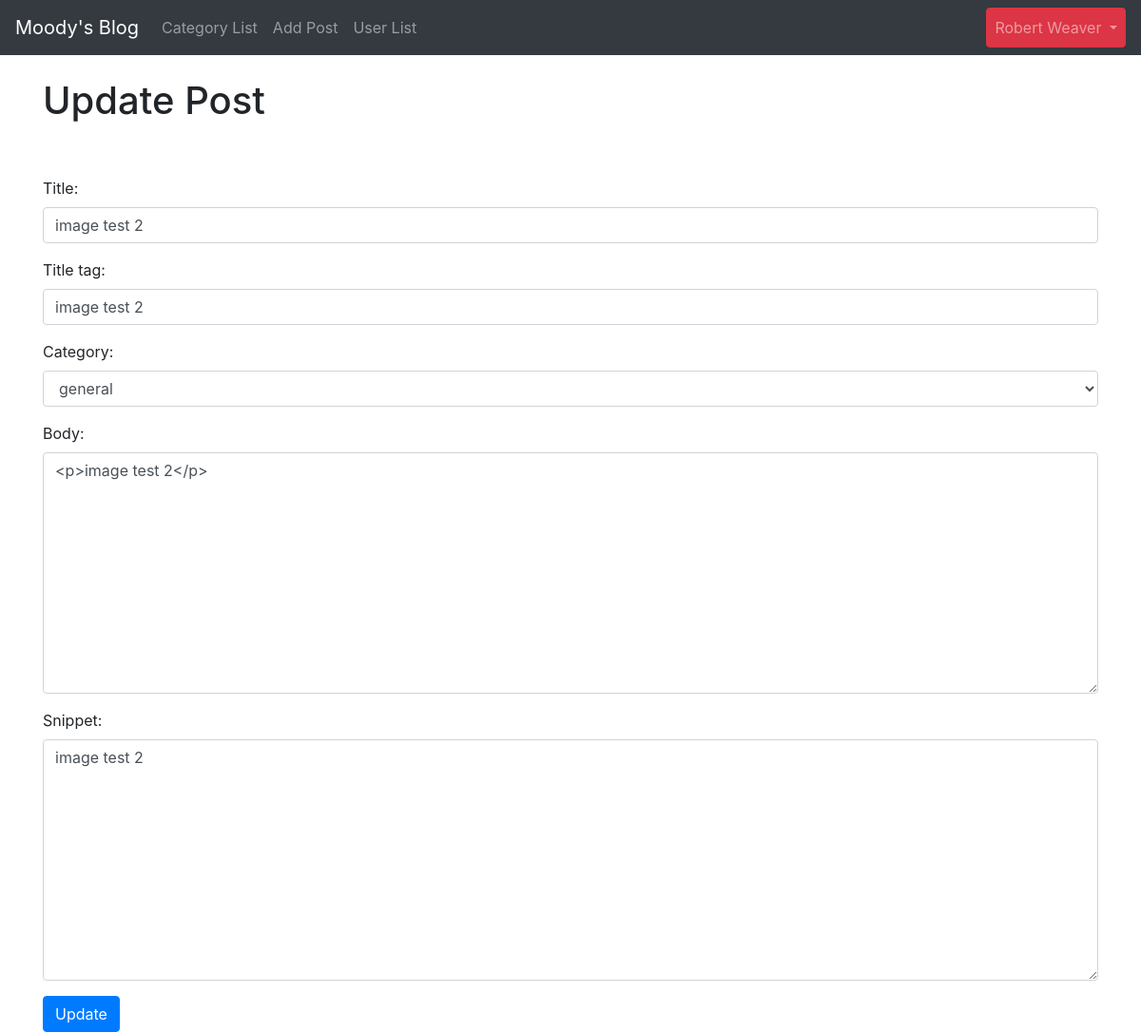
The app's page /article/edit/14 (signed in) with its own data.
### theblog/models.py (models this page shows, shortened)
class Post(models.Model):
    title = models.CharField(max_length=255, blank=True)
    header_image = models.ImageField(null=True, blank=True, upload_to='images/')
    title_tag = models.CharField(max_length=255)
    author = models.ForeignKey(User, on_delete=models.CASCADE)
    body = RichTextField(blank=True, null=True)
    post_date = models.DateField(auto_now_add=True)
    category = models.CharField(max_length=255, default='general')
    snippet = models.CharField(max_length=255)
    likes = models.ManyToManyField(User, related_name='blog_posts')

### theblog/views.py (the view)
# urls.py: path('article/edit/<int:pk>', UpdatePostView.as_view(), name="update_post"),
class UpdatePostView(UpdateView):
    model = Post
    form_class = EditForm
    template_name = 'update_post.html'

### theblog/forms.py
class EditForm(forms.ModelForm):
    class Meta:
        model = Post
        fields = ('title', 'title_tag','category', 'body', 'snippet')
        widgets = {
            'title': forms.TextInput(attrs={'class': 'form-control'}),
            'title_tag': forms.TextInput(attrs={'class': 'form-control'}),
            'category': forms.Select(choices=choice_list, attrs={'class': 'form-control'}),
            'body': forms.Textarea(attrs={'class': 'form-control'}),
            'snippet': forms.Textarea(attrs={'class': 'form-control'}),
        }

### theblog/templates/update_post.html (shortened to what this page needs)
{% extends 'base.html' %}
{% block content %}
{% if user.is_authenticated %}
    {% if user.id == post.author.id %}
        <h1>Update Post</h1>
        <br/><br/>
        <div class="form_group">
            <form method="POST">
                {{ form.as_p }}
                <button class="btn btn-primary">Update</button>
            </form>
        </div>
    {% else %}
        <h1>You are not the author of this post</h1>
    {% endif %}
{% else %}
    <h1>Please Login</h1>
{% endif %}
{% endblock %}

### theblog/templates/base.html (shortened to what this page needs)
<!doctype html>
{% load static %}
<html lang="en">
  <head>
    <link rel="stylesheet" href="https://stackpath.bootstrapcdn.com/bootstrap/4.4.1/css/bootstrap.min.css">
  </head>
  <body>
    <nav class="navbar navbar-expand-lg navbar-dark bg-dark">
      <a class="navbar-brand" href="{% url 'home' %}">Moody's Blog</a>
      <div class="collapse navbar-collapse" id="navbarSupportedContent">
        <ul class="navbar-nav mr-auto">
          {% if cat_menu %}
          <li class="nav-item dropdown">
            <a class="nav-link dropdown-toggle" href="#" id="navbarDropdown" role="button" data-toggle="dropdown" aria-haspopup="true" aria-expanded="false">
              Categories
            </a>
            <div class="dropdown-menu" aria-labelledby="navbarDropdown">
              {% for item in cat_menu %}
                <a class="dropdown-item" href="{% url 'category' item|slugify %}">{{ item }}</a>
              {% endfor %}
              <div class="dropdown-divider">
              </div>
              <a class="dropdown-item" href="{% url 'add_category' %}">Add Category</a>
            </div>
          </li>
          {% else %}
            <li class="nav-item">
              <a class="nav-link" href="{% url 'category-list' %}">Category List</a>
            </li>
          {% endif %}
          {% if user.is_authenticated %}
            <li class="nav-item">
              <a class="nav-link" href="{% url 'add_post' %}">Add Post</a>
            </li>
            {% if user.is_superuser %}
              <li class="nav-item">
                <a class="nav-link" href="{% url 'user_list' %}">User List</a>
              </li>
            {% endif %}
          {% endif %}
        </ul>
        {% if user.is_authenticated %}
          {% if user.profile.id %}
          <ul class="navbar-nav ml-auto">
            {% if user.is_superuser %}
              <li class="nav-item dropdown">
                <a class="nav-link dropdown-toggle btn btn-danger my-2 my-sm-0" href="#" id="navbarDropdown" role="button" data-toggle="dropdown" aria-haspopup="true" aria-expanded="false">
                  {{ user.first_name }} {{ user.last_name }}
                </a>
            {% else %}
                <li class="nav-item dropdown">
                  <a class="nav-link dropdown-toggle" href="#" id="navbarDropdown" role="button" data-toggle="dropdown" aria-haspopup="true" aria-expanded="false">
                    {{ user.first_name }} {{ user.last_name }}
                  </a>
            {% endif %}
            </li>
          </ul>
          {% endif %}
        {% endif %}
      </div>
    </nav>
    <br/>
    <div class="container">
        {% block content %}
        {% endblock %}
    </div>
  </body>
</html>

### records on screen
Post: title "image test 2", title_tag "image test 2", category "general", body "<p>image test 2</p>", snippet "image test 2"

### other values on screen
{{ user.first_name }} "Robert"
{{ user.last_name }} "Weaver"
